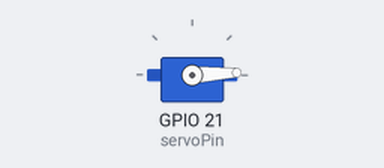
A program run on a simulated Raspberry Pi (BCM pin numbers). Parts: servo. Servo angles are drawn from the pulse width (0.5 ms = 0°, 2.5 ms = 180°).

Above: at 0.05 s.
At 1.0 s:
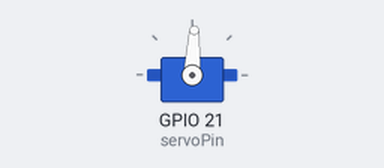
At 1.95 s:
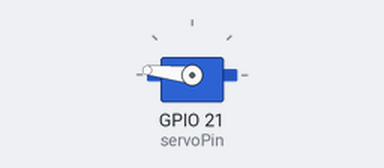
At 3.85 s:
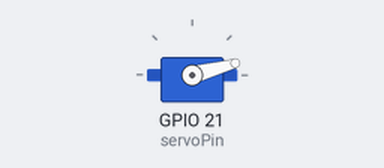
Timing chart, 0 to 5.2 s (numbered marks = the images above):
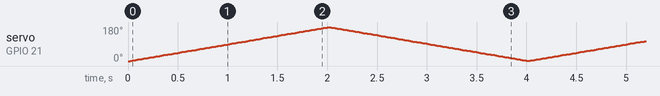

The program:

servoTest.py
```python
import time
import wiringpi

servoPin = 21

wiringpi.wiringPiSetupGpio()
wiringpi.pinMode(servoPin, wiringpi.GPIO.PWM_OUTPUT)
wiringpi.pwmSetMode(wiringpi.GPIO.PWM_MODE_MS)
wiringpi.pwmSetClock(192)
wiringpi.pwmSetRange(2000)

delay_period = 0.01

while True:
    for pulse in range(50,250,1):
        wiringpi.pwmWrite(servoPin, pulse)
        time.sleep(delay_period)
    for pulse in range(250, 50, -1):
        wiringpi.pwmWrite(servoPin, pulse)
        time.sleep(delay_period)
```
